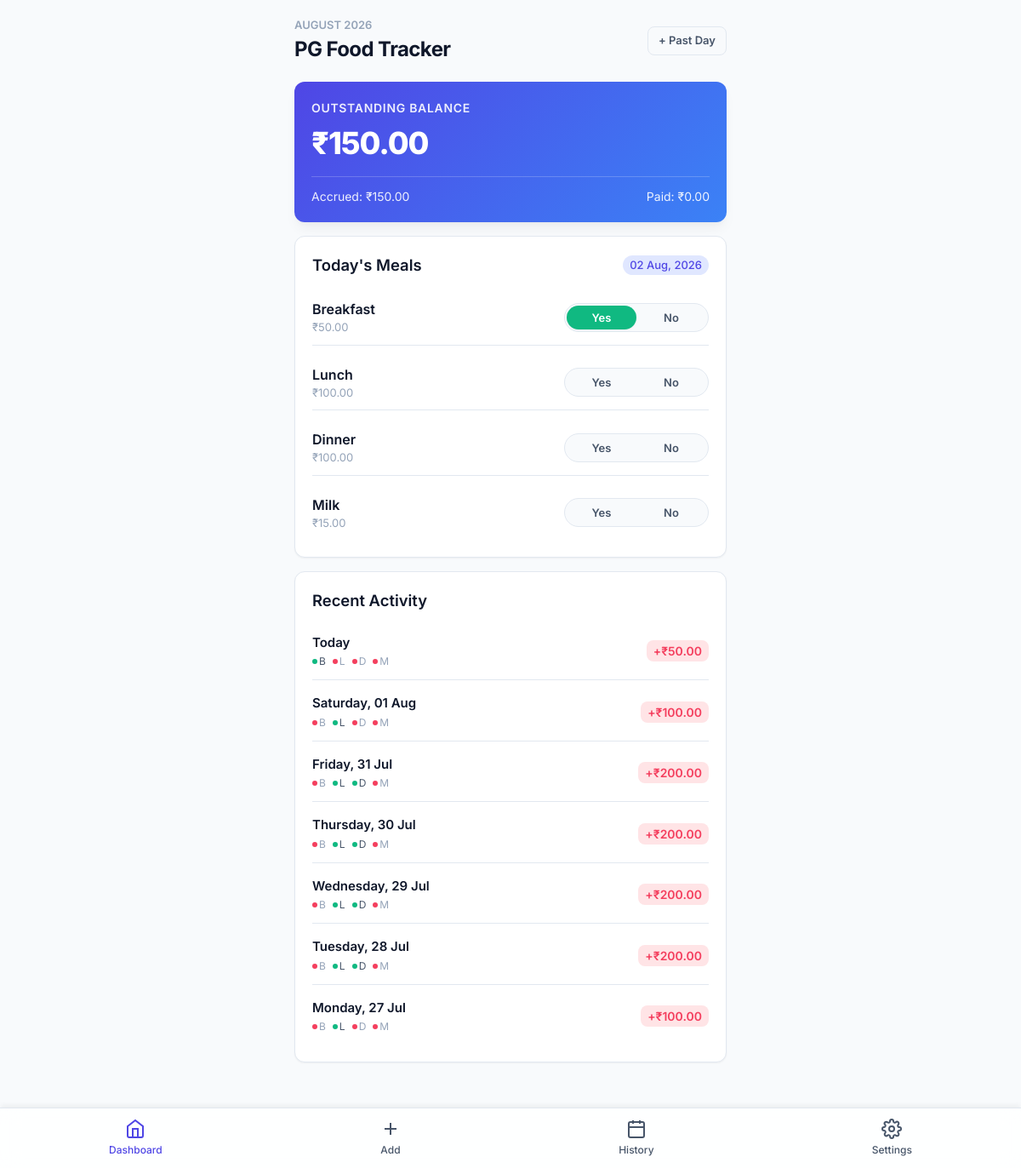
The page / on the database its author committed.
### tracker/models.py (models this page shows, shortened)
class MealRate(models.Model):
    meal_name = models.CharField(max_length=50, unique=True)
    rate = models.DecimalField(max_digits=6, decimal_places=2)
    updated_at = models.DateTimeField(auto_now=True)

class MealLog(models.Model):
    STATUS_CHOICES = [
        ('Consumed', 'Consumed'),
        ('Skipped', 'Skipped'),
    ]
    date = models.DateField()
    meal_name = models.CharField(max_length=50)
    status = models.CharField(max_length=15, choices=STATUS_CHOICES, default='Skipped')
    cost_charged = models.DecimalField(max_digits=6, decimal_places=2)
    class Meta:
        unique_together = ('date', 'meal_name')

### tracker/views.py (the view)
# urls.py: path('', views.dashboard, name='dashboard'),
@login_required
def dashboard(request):
    today = timezone.localtime().date()
    start_of_month = today.replace(day=1)
    if today.month == 12:
        end_of_month = today.replace(year=today.year + 1, month=1, day=1) - timedelta(days=1)
    else:
        end_of_month = today.replace(month=today.month + 1, day=1) - timedelta(days=1)
    stats = get_monthly_stats(start_of_month, end_of_month)
    meal_rates = MealRate.objects.all()
    today_meals = []
    for rate in meal_rates:
        log = MealLog.objects.filter(date=today, meal_name=rate.meal_name).first()
        status = log.status if log else None
        today_meals.append({
            'meal_name': rate.meal_name,
            'rate': rate.rate,
            'status': status
        })
    past_days = []
    for i in range(7):
        d = today - timedelta(days=i)
        day_meals = []
        day_cost = 0
        for rate in meal_rates:
            log = MealLog.objects.filter(date=d, meal_name=rate.meal_name).first()
            status = log.status if log else 'Skipped'
            cost = log.cost_charged if (log and log.status == 'Consumed') else 0
            day_cost += cost
            day_meals.append({
                'name': rate.meal_name,
                'status': status,
                'char': rate.meal_name[0].upper()
            })
        past_days.append({
            'date': d,
            'is_today': d == today,
            'meals': day_meals,
            'cost': day_cost
        })
    context = {
        'today': today,
        'month_name': today.strftime('%B %Y'),
        'stats': stats,
        'today_meals': today_meals,
        'past_days': past_days,
        'has_rates': meal_rates.exists()
    }
    return render(request, 'tracker/dashboard.html', context)

### tracker/views.py (called while the page is built)
def get_monthly_stats(start_date, end_date):
    meal_cost = MealLog.objects.filter(
        date__range=(start_date, end_date),
        status='Consumed'
    ).aggregate(total=Sum('cost_charged'))['total'] or 0
    extra_cost = ExtraCharge.objects.filter(
        date__range=(start_date, end_date)
    ).aggregate(total=Sum('amount'))['total'] or 0
    total_paid = PaymentLog.objects.filter(
        date__range=(start_date, end_date)
    ).aggregate(total=Sum('amount'))['total'] or 0
    total_accrued = meal_cost + extra_cost
    outstanding = total_accrued - total_paid
    return {
        'meal_cost': meal_cost,
        'extra_cost': extra_cost,
        'total_accrued': total_accrued,
        'total_paid': total_paid,
        'outstanding': outstanding
    }

### tracker/templates/tracker/dashboard.html (shortened to what this page needs)
{% extends 'tracker/base.html' %}
{% block content %}
<header style="display: flex; justify-content: space-between; align-items: center; margin-bottom: 20px;">
    <div>
        <p style="font-size: 0.8125rem; color: var(--text-muted); font-weight: 600; text-transform: uppercase;">{{ month_name }}</p>
        <h1>PG Food Tracker</h1>
    </div>
    <div style="display: flex; gap: 8px; align-items: center;">
        <a href="{% url 'log_past_meals' %}" class="btn btn-secondary" style="padding: 6px 12px; font-size: 0.8125rem; border-radius: var(--radius-sm); width: auto;">
            + Past Day
        </a>
    </div>
</header>
<div id="balance-summary-container"
     hx-get="{% url 'balance_summary' %}"
     hx-trigger="load, update-balance from:body"
     hx-swap="outerHTML">
    <div class="card summary-card" id="balance-summary-card">
        <h2>Outstanding Balance</h2>
        <div class="summary-balance">₹{{ stats.outstanding|floatformat:2 }}</div>
        <div class="summary-details">
            <span>Accrued: ₹{{ stats.total_accrued|floatformat:2 }}</span>
            <span>Paid: ₹{{ stats.total_paid|floatformat:2 }}</span>
        </div>
    </div>
</div>
<div class="card">
    <div style="display: flex; justify-content: space-between; align-items: center; margin-bottom: 16px;">
        <h2 style="margin: 0;">Today's Meals</h2>
        <span style="font-size: 0.8125rem; font-weight: 500; color: var(--primary); background: var(--primary-light); padding: 2px 8px; border-radius: var(--radius-full);">
            {{ today|date:"d M, Y" }}
        </span>
    </div>
    {% if not has_rates %}
        <div style="text-align: center; padding: 20px 10px;">
            <p style="font-size: 0.875rem; color: var(--text-secondary); margin-bottom: 12px;">
                No rates have been configured yet.
            </p>
            <a href="{% url 'settings' %}" class="btn" style="width: auto; padding: 8px 16px; font-size: 0.875rem; display: inline-block;">
                Configure Rates
            </a>
        </div>
    {% else %}
        <div class="meals-grid">
            {% for item in today_meals %}
                <div class="meal-row">
                    <div class="meal-info">
                        <span class="meal-name">{{ item.meal_name }}</span>
                        <span class="meal-rate">₹{{ item.rate|floatformat:2 }}</span>
                    </div>
                    <div class="toggle-group" id="toggle-{{ item.meal_name }}">
                        <button type="button"
                                class="toggle-btn {% if item.status == 'Consumed' %}consumed{% else %}neutral{% endif %}"
                                hx-post="{% url 'toggle_meal' %}"
                                hx-vals='{"date": "{{ today|date:"Y-m-d" }}", "meal_name": "{{ item.meal_name }}", "status": "Consumed"}'
                                hx-target="#toggle-{{ item.meal_name }}"
                                hx-swap="outerHTML">
                            Yes
                        </button>
                        <button type="button"
                                class="toggle-btn {% if item.status == 'Skipped' %}skipped{% else %}neutral{% endif %}"
                                hx-post="{% url 'toggle_meal' %}"
                                hx-vals='{"date": "{{ today|date:"Y-m-d" }}", "meal_name": "{{ item.meal_name }}", "status": "Skipped"}'
                                hx-target="#toggle-{{ item.meal_name }}"
                                hx-swap="outerHTML">
                            No
                        </button>
                    </div>
                </div>
            {% endfor %}
        </div>
    {% endif %}
</div>
<div class="card" style="margin-bottom: 24px;">
    <h2>Recent Activity</h2>
    <div style="display: flex; flex-direction: column; gap: 4px;">
        {% for day in past_days %}
            <div class="list-item">
                <div>
                    <div style="font-weight: 600; font-size: 0.9375rem;">
                        {% if day.is_today %}Today{% else %}{{ day.date|date:"l, d M" }}{% endif %}
                    </div>
                    <div class="list-item-meta" style="display: flex; gap: 8px; margin-top: 2px;">
                        {% for meal in day.meals %}
                            <span style="display: inline-flex; align-items: center; gap: 2px;">
                                <span class="dot {% if meal.status == 'Consumed' %}consumed{% else %}skipped{% endif %}" style="width: 6px; height: 6px;"></span>
                                <span style="font-size: 0.75rem; color: {% if meal.status == 'Consumed' %}var(--text-secondary){% else %}var(--text-muted){% endif %};">
                                    {{ meal.char }}
                                </span>
                            </span>
                        {% endfor %}
                    </div>
                </div>
                <div class="amount-tag {% if day.cost > 0 %}danger{% else %}success{% endif %}">
                    {% if day.cost > 0 %}+₹{{ day.cost|floatformat:2 }}{% else %}₹0.00{% endif %}
                </div>
            </div>
        {% empty %}
            <p style="font-size: 0.875rem; color: var(--text-muted); text-align: center; padding: 12px 0;">No activity logs found.</p>
        {% endfor %}
    </div>
</div>
{% endblock %}

### tracker/static/css/style.css (style rules this page uses)
:root { --font-sans: 'Inter', -apple-system, BlinkMacSystemFont, "Segoe UI", Roboto, Helvetica, Arial, sans-serif; --bg-main: #f8fafc; --bg-card: #ffffff; --text-primary: #0f172a; --text-secondary: #475569; --text-muted: #94a3b8; --primary: #4f46e5; --primary-light: #e0e7ff; --primary-hover: #4338ca; --success: #10b981; --success-light: #d1fae5; --danger: #f43f5e; --danger-light: #ffe4e6; --border: #e2e8f0; --border-hover: #cbd5e1; --shadow-sm: 0 1px 2px 0 rgba(0, 0, 0, 0.05); --shadow-md: 0 4px 6px -1px rgba(0, 0, 0, 0.1), 0 2px 4px -2px rgba(0, 0, 0, 0.1); --shadow-lg: 0 10px 15px -3px rgba(0, 0, 0, 0.05), 0 4px 6px -4px rgba(0, 0, 0, 0.05); --radius-sm: 8px; --radius-md: 12px; --radius-lg: 16px; --radius-full: 9999px; --transition: all 0.2s cubic-bezier(0.4, 0, 0.2, 1); }
* { box-sizing: border-box; margin: 0; padding: 0; }
body { font-family: var(--font-sans); background-color: var(--bg-main); color: var(--text-primary); line-height: 1.5; -webkit-font-smoothing: antialiased; padding-bottom: 80px; }
h1 { font-size: 1.5rem; font-weight: 700; letter-spacing: -0.025em; color: var(--text-primary); }
h2 { font-size: 1.15rem; font-weight: 600; color: var(--text-primary); margin-bottom: 12px; }
p { color: var(--text-secondary); }
.card { background-color: var(--bg-card); border: 1px solid var(--border); border-radius: var(--radius-md); padding: 20px; box-shadow: var(--shadow-sm); margin-bottom: 16px; transition: var(--transition); }
.summary-card { background: linear-gradient(135deg, #4f46e5 0%, #3b82f6 100%); color: white; border: none; box-shadow: var(--shadow-lg); }
.summary-card h2 { color: rgba(255, 255, 255, 0.9); font-size: 0.875rem; text-transform: uppercase; letter-spacing: 0.05em; margin-bottom: 4px; }
.summary-balance { font-size: 2.25rem; font-weight: 800; letter-spacing: -0.03em; margin-bottom: 12px; }
.summary-details { display: flex; justify-content: space-between; border-top: 1px solid rgba(255, 255, 255, 0.2); padding-top: 12px; font-size: 0.875rem; }
.summary-details span { opacity: 0.9; }
.meals-grid { display: flex; flex-direction: column; gap: 12px; }
.meal-row { display: flex; justify-content: space-between; align-items: center; padding: 10px 0; border-bottom: 1px solid var(--border); }
.meal-row:last-child { border-bottom: none; }
.meal-info { display: flex; flex-direction: column; }
.meal-name { font-weight: 600; font-size: 1rem; }
.meal-rate { font-size: 0.8125rem; color: var(--text-muted); }
.toggle-group { display: flex; background-color: var(--bg-main); border: 1px solid var(--border); border-radius: var(--radius-full); padding: 2px; width: 170px; position: relative; }
.toggle-btn { flex: 1; border: none; background: none; font-family: var(--font-sans); font-size: 0.8125rem; font-weight: 600; padding: 6px 12px; border-radius: var(--radius-full); cursor: pointer; text-align: center; color: var(--text-secondary); transition: var(--transition); }
.toggle-btn.consumed { background-color: var(--success); color: white; box-shadow: var(--shadow-sm); }
.toggle-btn.neutral { background-color: transparent; color: var(--text-secondary); }
.list-item { display: flex; justify-content: space-between; align-items: center; padding: 12px 0; border-bottom: 1px solid var(--border); }
.list-item:last-child { border-bottom: none; }
.list-item-meta { font-size: 0.8125rem; color: var(--text-muted); }
.amount-tag { font-weight: 600; padding: 2px 8px; border-radius: var(--radius-sm); font-size: 0.875rem; }
.amount-tag.danger { color: var(--danger); background-color: var(--danger-light); }
.btn { width: 100%; padding: 12px; font-family: var(--font-sans); font-size: 0.9375rem; font-weight: 600; color: white; background-color: var(--primary); border: none; border-radius: var(--radius-sm); cursor: pointer; transition: var(--transition); text-align: center; text-decoration: none; display: inline-block; }
.btn-secondary { background-color: var(--bg-main); color: var(--text-secondary); border: 1px solid var(--border); }
.dot { width: 4px; height: 4px; border-radius: 50%; }
.dot.consumed { background-color: var(--success); }
.dot.skipped { background-color: var(--danger); }

### rows shown on the page
MealRate: meal_name "Breakfast", rate "50.00"
MealRate: meal_name "Lunch", rate "100.00"
MealRate: meal_name "Dinner", rate "100.00"
MealRate: meal_name "Milk", rate "15.00"

### other values the page prints
{{ month_name }} "AUGUST 2026"
{{ stats.outstanding|floatformat:2 }} "150.00"
{{ stats.total_accrued|floatformat:2 }} "150.00"
{{ stats.total_paid|floatformat:2 }} "0.00"
{{ today|date:"d M, Y" }} "02 Aug, 2026"
{{ meal.char }} "B" "L" "D" "M" "B" "L" "D" "M" "B" "L" "D" "M" "B" "L" "D" "M" "B" "L" "D" "M" "B" "L" "D" "M" "B" "L" "D" "M"
{{ day.cost|floatformat:2 }} "50.00" "100.00" "200.00" "200.00" "200.00" "200.00" "100.00"
{{ day.date|date:"l, d M" }} "Saturday, 01 Aug" "Friday, 31 Jul" "Thursday, 30 Jul" "Wednesday, 29 Jul" "Tuesday, 28 Jul" "Monday, 27 Jul"
